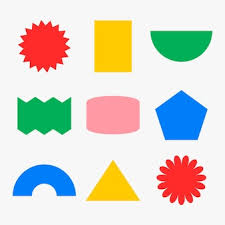
//> input picture chapter13/image.jpg, 225 x 225 px
$ ./ch13.main   (built with g++ and OpenCV 4)
//> lines starting //> are read from the running program, lines starting //| are printed output that depends on the picture; after the words box and inside, x2 and y2 are one past the last pixel; in counts of white or black regions, pixels touching at a corner belong together
// Color Dection  for trackbar//
#include <opencv2/imgcodecs.hpp>
#include <opencv2/highgui.hpp>
#include <opencv2/imgproc.hpp>
using namespace cv;
using namespace std;

// color detedtion //
Mat imgHSV, mask;
// trackbar를 통해 찾은 orange color 최적 값
//int hmin = 0, smin = 141, vmin = 115;
//int hmax = 179, smax = 241, vmax = 255;

// for 여러가지 도형 image.jpg
// trackbar를 통해 찾은 green color 최적 값
int hmin = 60, smin = 0, vmin = 0;
int hmax = 80, smax = 255, vmax = 216;


void main()
{
	//string path = "lambo.jpg";
	string path = "image.jpg";

	Mat img = imread(path);
//> img is the input picture: 225 rows x 225 cols, CV_8UC3; mean B, G, R 205.2, 214.9, 216.9
	cvtColor(img, imgHSV, COLOR_BGR2HSV);
//> imgHSV: 225 rows x 225 cols, CV_8UC3; mean H, S, V 35.5, 65.7, 243.4

	namedWindow("Trackbar", (640, 200));
	createTrackbar("Hue Min", "Trackbar", &hmin, 179);
	createTrackbar("Hue Max", "Trackbar", &hmax, 179);
	createTrackbar("Sat Min", "Trackbar", &smin, 255);
	createTrackbar("Sat Max", "Trackbar", &smax, 255);
	createTrackbar("Val Min", "Trackbar", &vmin, 255);
	createTrackbar("Val Max", "Trackbar", &vmax, 255);

	while (true)
	{
		Scalar lower(hmin, smin, vmin);
		Scalar upper(hmax, smax, vmax);

		inRange(imgHSV, lower, upper, mask);
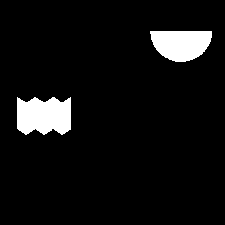
//> mask: 225 rows x 225 cols, CV_8UC1; 6.4% white; 2 white regions, box (x1, y1, x2, y2) and area: (17, 97, 71, 135) 1755, (150, 31, 212, 62) 1508


		imshow("image", img);
		imshow("image HSV", imgHSV);
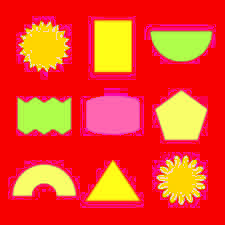
//> window 'image HSV': 225 rows x 225 cols, CV_8UC3; mean B, G, R 35.5, 65.7, 243.4
		imshow("image mask", mask);
		waitKey(1) == 27; // ESC
	}


}
